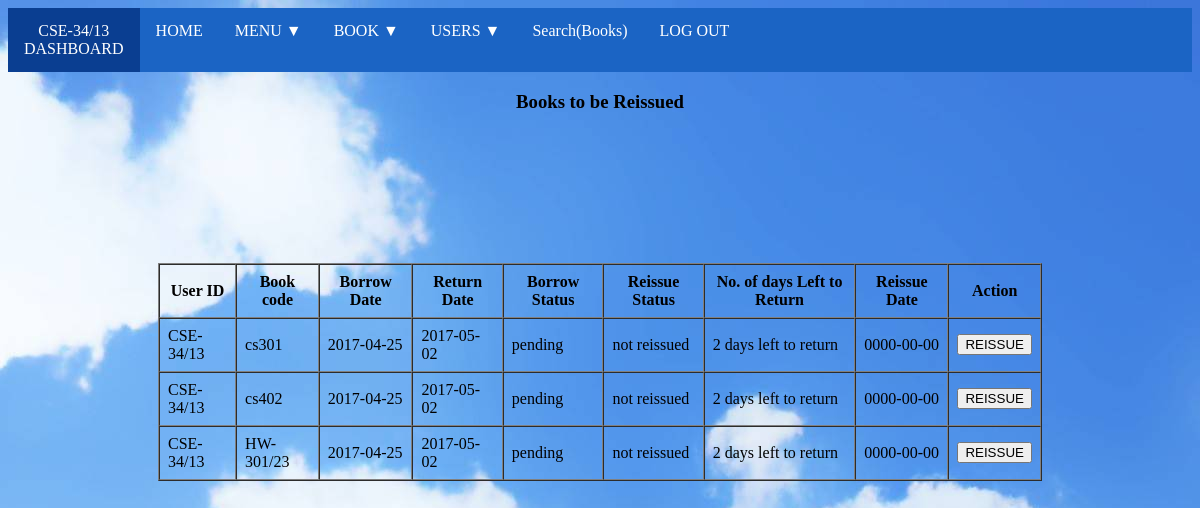
Page /user/userReissuebook.php (signed in) on the committed database.
### tables this page shows
CREATE TABLE IF NOT EXISTS `reissue_finelist` (
  `uid` varchar(200) NOT NULL,
  `bcode` varchar(200) NOT NULL,
  `borrowdate` date NOT NULL,
  `returndate` date NOT NULL,
  `borrowstatus` text NOT NULL,
  `reissueStatus` text NOT NULL,
  `reissuedate` date NOT NULL,
  `fine` int(200) NOT NULL
);

### user/userReissuebook.php (the view, shortened to what this page needs)
<?php
if(!isset($_SESSION['uid']))
{
  header("Signin-user.php");
}
else
{
  include_once('../dbconnect.php');
 ?>
 <!DOCTYPE html>
 <html>
   <head>
     <link rel="stylesheet" href="../assets/style.css">
   </head>
   <body background = "../assets/bluebackground.jpg">
     <ul>
       <li><a href="#" style="hover:not ;background-color: #0a3e91;">
         <?php echo $_SESSION['uid']; ?><br>
         DASHBOARD</a></li>
       <li><a href="../user/userDashboard.php">HOME</a></li>
       <li class="dropdown">
         <a href="javascript:void(0)" class="menubar-dropdown">MENU ▼</a>
       </li>
       <li class="dropdown">
         <a href="javascript:void(0)" class="bookbar-dropdown">BOOK ▼</a>
       </li>
       <li class="dropdown">
         <a href="javascript:void(0)" class="users-dropdown">USERS ▼</a>
       </li>
       <li><a href="userSearchbook.php">Search(Books)</a></li>
       <li><a href="userLogout.php">LOG OUT</a></li>
     </ul>
     <center>
       <p><h3>Books to be Reissued</h3></p>
     <table cellpadding="8" cellspacing="0" border="1" style="margin: 150px;">
       <tr>
         <th>User ID</th>
         <th>Book code</th>
         <th>Borrow Date</th>
         <th>Return Date</th>
         <th>Borrow Status</th>
         <th>Reissue Status</th>
         <th>No. of days Left to Return</th>
         <th>Reissue Date</th>
         <th>Action</th>
       </tr>
       <?php
         $sql = "SELECT * FROM reissue_finelist WHERE borrowstatus='pending' AND reissueStatus='not reissued' AND uid ='".$_SESSION['uid']."'";
         $query = mysqli_query($conn,$sql);
         if(mysqli_num_rows($query)>0)
         {
           while ($row = mysqli_fetch_object($query))
           {
             $datetoday = date("Y-m-d");
             $returndate = "";
             $returndate = date("Y-m-d", strtotime($returndate));
             $diff = abs(strtotime($returndate) - strtotime($datetoday));
             $years = floor($diff / (365*60*60*24));
             $months = floor(($diff - $years * 365*60*60*24) / (30*60*60*24));
             $returndaysleftchange = floor(($diff - $years * 365*60*60*24 - $months*30*60*60*24)/ (60*60*24));
       ?>
           <tr>
             <td><?php echo $row->uid; ?></td>
             <td><?php echo $row->bcode; ?></td>
             <td><?php echo $row->borrowdate; ?></td>
             <td><?php echo $row->returndate; ?></td>
             <td><?php echo $row->borrowstatus; ?></td>
             <td><?php echo $row->reissueStatus; ?></td>
             <td><?php echo $returndaysleftchange." days left to return"; ?></td>
             <td><?php echo $row->reissuedate; ?></td>
             <td>
                 <a href="userReissuebook.php?reissue=1&bcode=<?php echo $row->bcode; ?>&uid=<?php echo $row->uid; ?>"><input type="Submit" name="reissue" value="REISSUE"></a>
             </td>
           </tr>
       <?php
           }
         }
        ?>
     </table>
   </center>
  </body>
 </html>
<?php } ?>

### assets/style.css (style rules this page uses)
body { background = "../assets/bluebackground.jpg"; background-color: #cccccc; background-repeat: no-repeat; }
ul { list-style-type: none; margin: 0px; padding: 0px; overflow: hidden; background-color: #1b64c4; }
li { float: left; }
li a, .bookbar-dropdown { display: inline-block; color: white; text-align: center; padding: 14px 16px; text-decoration: none; }
li a, .users-dropdown { display: inline-block; color: white; text-align: center; padding: 14px 16px; text-decoration: none; }
li.dropdown { display: inline-block; }
li a, .menubar-dropdown { display: inline-block; color: white; text-align: center; padding: 14px 16px; text-decoration: none; }

### rows in the picture
reissue_finelist: uid "CSE-34/13", bcode "cs301", borrowdate "2017-04-25", returndate "2017-05-02", borrowstatus "pending", reissueStatus "not reissued", returndaysleftchange "2", reissuedate "0000-00-00"
reissue_finelist: uid "CSE-34/13", bcode "cs402", borrowdate "2017-04-25", returndate "2017-05-02", borrowstatus "pending", reissueStatus "not reissued", returndaysleftchange "2", reissuedate "0000-00-00"
reissue_finelist: uid "CSE-34/13", bcode "HW-301/23", borrowdate "2017-04-25", returndate "2017-05-02", borrowstatus "pending", reissueStatus "not reissued", returndaysleftchange "2", reissuedate "0000-00-00"

### other values in the picture
$_SESSION['uid'] "CSE-34/13"
